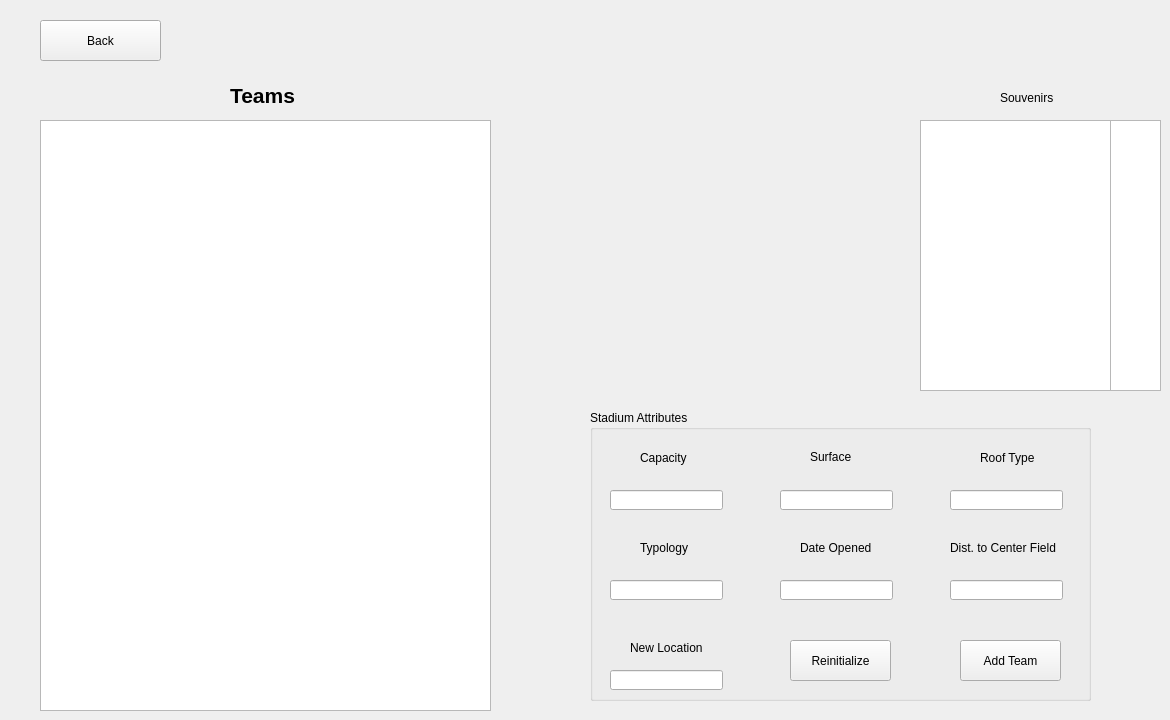
      <widget class="QWidget" name="manageStadiumsPage">
       <widget class="QListWidget" name="stadiumListWidget">
        <property name="geometry">
         <rect>
          <x>40</x>
          <y>120</y>
          <width>451</width>
          <height>591</height>
         </rect>
        </property>
       </widget>
       <widget class="QListWidget" name="souvenirListWidget">
        <property name="geometry">
         <rect>
          <x>920</x>
          <y>120</y>
          <width>191</width>
          <height>271</height>
         </rect>
        </property>
       </widget>
       <widget class="QLabel" name="label_3">
        <property name="geometry">
         <rect>
          <x>230</x>
          <y>80</y>
          <width>81</width>
          <height>31</height>
         </rect>
        </property>
        <property name="font">
         <font>
          <pointsize>16</pointsize>
          <weight>75</weight>
          <bold>true</bold>
         </font>
        </property>
        <property name="text">
         <string>Teams</string>
        </property>
       </widget>
       <widget class="QLabel" name="label_10">
        <property name="geometry">
         <rect>
          <x>1000</x>
          <y>90</y>
          <width>61</width>
          <height>16</height>
         </rect>
        </property>
        <property name="text">
         <string>Souvenirs</string>
        </property>
       </widget>
       <widget class="QPushButton" name="manageStadiumsBackButton">
        <property name="geometry">
         <rect>
          <x>40</x>
          <y>20</y>
          <width>121</width>
          <height>41</height>
         </rect>
        </property>
        <property name="text">
         <string>Back</string>
        </property>
       </widget>
       <widget class="QGroupBox" name="groupBox">
        <property name="geometry">
         <rect>
          <x>590</x>
          <y>410</y>
          <width>501</width>
          <height>291</height>
         </rect>
        </property>
        <property name="title">
         <string>Stadium Attributes</string>
        </property>
        <widget class="QLabel" name="capacityLabel">
         <property name="geometry">
          <rect>
           <x>50</x>
           <y>40</y>
           <width>51</width>
           <height>16</height>
          </rect>
         </property>
         <property name="text">
          <string>Capacity</string>
         </property>
        </widget>
        <widget class="QLabel" name="typologyLabel">
         <property name="geometry">
          <rect>
           <x>50</x>
           <y>130</y>
           <width>61</width>
           <height>16</height>
          </rect>
         </property>
         <property name="text">
          <string>Typology</string>
         </property>
        </widget>
        <widget class="QLineEdit" name="distToCenterLineEdit">
         <property name="geometry">
          <rect>
           <x>360</x>
           <y>170</y>
           <width>113</width>
           <height>20</height>
          </rect>
         </property>
        </widget>
        <widget class="QLabel" name="roofTypeLabel">
         <property name="geometry">
          <rect>
           <x>390</x>
           <y>40</y>
           <width>61</width>
           <height>16</height>
          </rect>
         </property>
         <property name="text">
          <string>Roof Type</string>
         </property>
        </widget>
        <widget class="QLabel" name="surfaceLabel">
         <property name="geometry">
          <rect>
           <x>220</x>
           <y>40</y>
           <width>47</width>
           <height>13</height>
          </rect>
         </property>
         <property name="text">
          <string>Surface</string>
         </property>
        </widget>
        <widget class="QLineEdit" name="capacityLineEdit">
         <property name="geometry">
          <rect>
           <x>20</x>
           <y>80</y>
           <width>113</width>
           <height>20</height>
          </rect>
         </property>
        </widget>
        <widget class="QLineEdit" name="roofTypeLineEdit">
         <property name="geometry">
          <rect>
           <x>360</x>
           <y>80</y>
           <width>113</width>
           <height>20</height>
          </rect>
         </property>
        </widget>
        <widget class="QLineEdit" name="surfaceLineEdit">
         <property name="geometry">
          <rect>
           <x>190</x>
           <y>80</y>
           <width>113</width>
           <height>20</height>
          </rect>
         </property>
        </widget>
        <widget class="QLineEdit" name="dateOpenedLineEdit">
         <property name="geometry">
          <rect>
           <x>190</x>
           <y>170</y>
           <width>113</width>
           <height>20</height>
          </rect>
         </property>
        </widget>
        <widget class="QLabel" name="dateLabel">
         <property name="geometry">
          <rect>
           <x>210</x>
           <y>130</y>
           <width>81</width>
           <height>16</height>
          </rect>
         </property>
         <property name="text">
          <string>Date Opened</string>
         </property>
        </widget>
        <widget class="QLineEdit" name="typologyLineEdit">
         <property name="geometry">
          <rect>
           <x>20</x>
           <y>170</y>
           <width>113</width>
           <height>20</height>
          </rect>
         </property>
        </widget>
        <widget class="QLabel" name="distToCenterLabel">
         <property name="geometry">
          <rect>
           <x>360</x>
           <y>130</y>
           <width>131</width>
           <height>16</height>
          </rect>
         </property>
         <property name="text">
          <string>Dist. to Center Field</string>
         </property>
        </widget>
        <widget class="QLineEdit" name="newLocationLineEdit">
         <property name="geometry">
          <rect>
           <x>20</x>
           <y>260</y>
           <width>113</width>
           <height>20</height>
          </rect>
         </property>
        </widget>
        <widget class="QLabel" name="newLocationLabel">
         <property name="geometry">
          <rect>
           <x>40</x>
           <y>230</y>
           <width>81</width>
           <height>16</height>
          </rect>
         </property>
         <property name="text">
          <string>New Location</string>
         </property>
        </widget>
        <widget class="QPushButton" name="AddTeamButton">
         <property name="geometry">
          <rect>
           <x>370</x>
           <y>230</y>
           <width>101</width>
           <height>41</height>
          </rect>
         </property>
         <property name="text">
          <string>Add Team</string>
         </property>
        </widget>
        <widget class="QPushButton" name="ReinitializeButton">
         <property name="geometry">
          <rect>
           <x>200</x>
           <y>230</y>
           <width>101</width>
           <height>41</height>
          </rect>
         </property>
         <property name="text">
          <string>Reinitialize</string>
         </property>
        </widget>
       </widget>
       <widget class="QListWidget" name="souvenirPriceListWidget">
        <property name="geometry">
         <rect>
          <x>1110</x>
          <y>120</y>
          <width>51</width>
          <height>271</height>
         </rect>
        </property>
       </widget>
      </widget>
